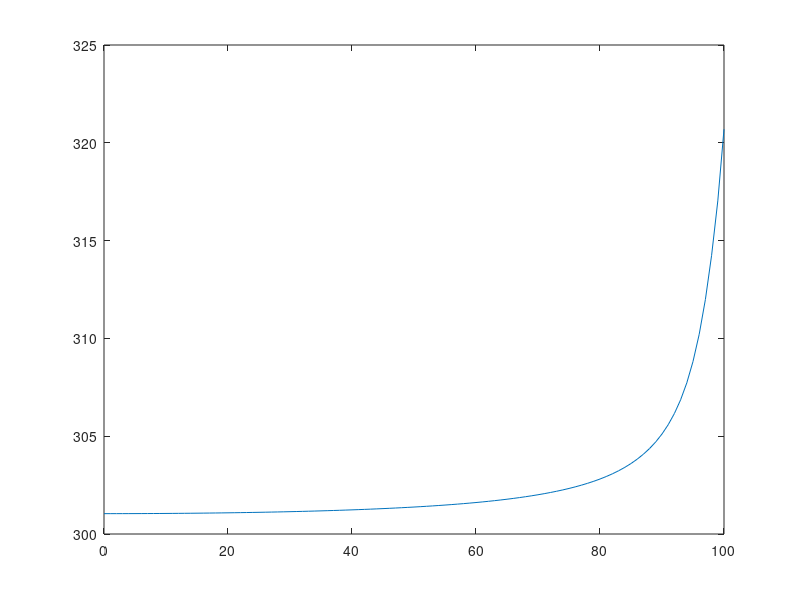
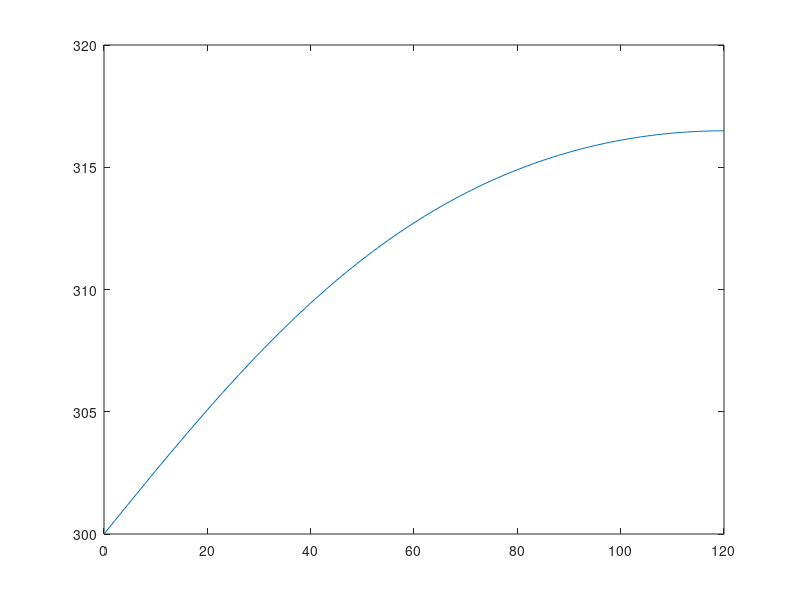
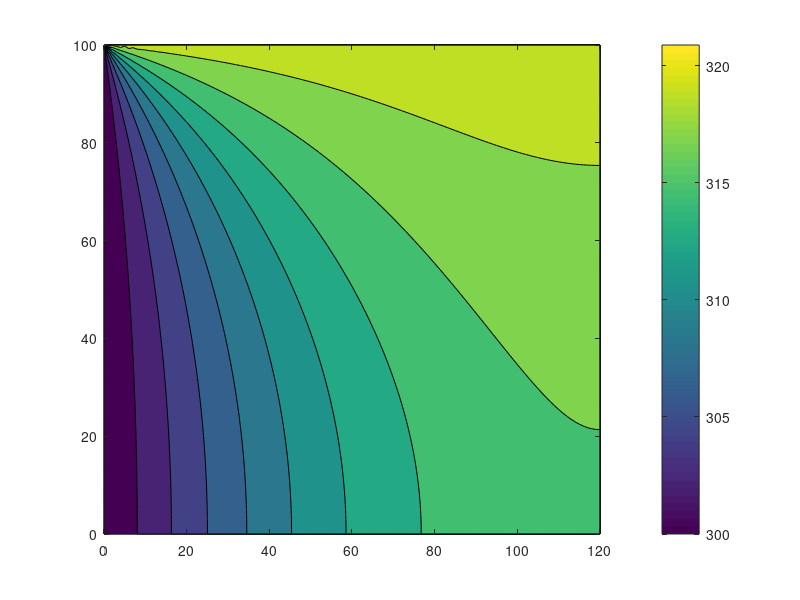
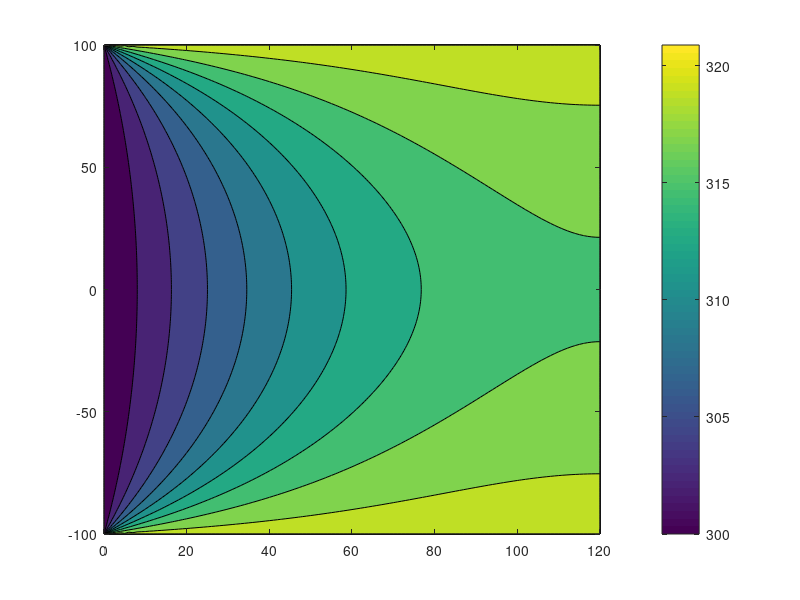

MATLAB code for these plots, in order:
%% to create a circle (page 103 of Heat conduction, Latif M. Jiji, solution 108)
clear all
close all
clc

r = 0:1:100;  % half width of an image for T_full
r0 = r(end);
nr = length(r);
z = 0:1:120;    %Length of image
L = z(end);
T0 = 300;
Ta = 320;
q = 0.0000001;  %heat generation term (want near 0.01 or 0.1)
k_prop = 10;

for i_z = 1:length(z)
    for i_r = 1:length(r)  
        sum = 0;
        for k=1:100 %number of sumation iterations
            lambda(k) = (2*k-1)*pi/ (2*L);
            a(k) = (-2/(lambda(k)*L*besseli(0,(lambda(k)*r0))))*(T0-Ta+q/(k_prop*lambda(k)^2));
            term2(k) = besseli(0,(lambda(k)*r(i_r)))*sin(lambda(k)*z(i_z));
            sum = sum + a(k)*term2(k);
        end
        T(i_r,i_z) = T0 + (q*L^2/(2*k_prop))*(2*(z(i_z)/L) - (z(i_z)/L)^2) + sum;
    end
end

%%
figure;
plot(r,T(:,5))

figure;
plot(z,T(1,:))

figure;
 contourf(z,r,T)
 colorbar 
 
 %%
 clear r_full
True_Temp = [flipud(T);T(2:end,:)];
r_full = [fliplr(r),r(2:end)*-1];



figure;
 contourf(z,r_full,True_Temp)
 colorbar 
%%
% d_theta = 360/nr;
% theta  = [1:d_theta:360];

% [x,y] = pol2cart(theta,r);

%% 
% This creates a linear relationship between the temperature and pixel
% values of an image, and assumes a 16 bit pixel depth so that smaller
% temperature variations can be seen (a lot of greyscale cameras are 12
% bit, but you can change the bit depther easily
% look at Linear to Curve fit to NN comparison (Autosaved).xlsx


%Image 16 bit grayscale intensity due to temperature (290-380 range)
m =     [-8.24	-54.03	-210.27	-272.26	-66.21 ;
        3067.50	26378.00	105405.26	139946.00	36360.00];
        
% %Image 16 bit grayscale intensity due to temperature (300-312 range)
% m =     [-61.78	-405.22	-1577.00	-2041.90	-496.58 ;
%         19213.00	132276.00	517539.07	673575.00	166133.00];

Izero   = uint16(zeros([size(True_Temp),3]));
Iblue   = uint16(m(1,1)*True_Temp + m(2,1));
Igreen  = uint16(m(1,2)*True_Temp + m(2,2));
Iyellow = uint16(m(1,3)*True_Temp + m(2,3));
Iorange = uint16(m(1,4)*True_Temp + m(2,4));
Ired    = uint16(m(1,5)*True_Temp + m(2,5));

%%
% close all
imBlue = Izero; imBlue(:,:,3) = Iblue*20;
imGreen = Izero; imGreen(:,:,2) = Igreen;
imYellow = Izero; imYellow(:,:,1) = 2^16;       imYellow(:,:,2) = 2^16;     imYellow(:,:,3) = Iyellow*3;
imOrange = Izero; imOrange(:,:,1) = 2^16;       imOrange(:,:,2) = Iorange;
imRed = Izero; imRed(:,:,1) = Ired/1.5;

figure;imshow(imBlue)
figure;imshow(imGreen)
figure;imshow(imYellow)
figure;imshow(imOrange)
figure;imshow(imRed)

% imViolet = Izero; imOrange(:,:,1) = Iorange;    imOrange(:,:,3) = Iorange;
% figure;imshow(imViolet)